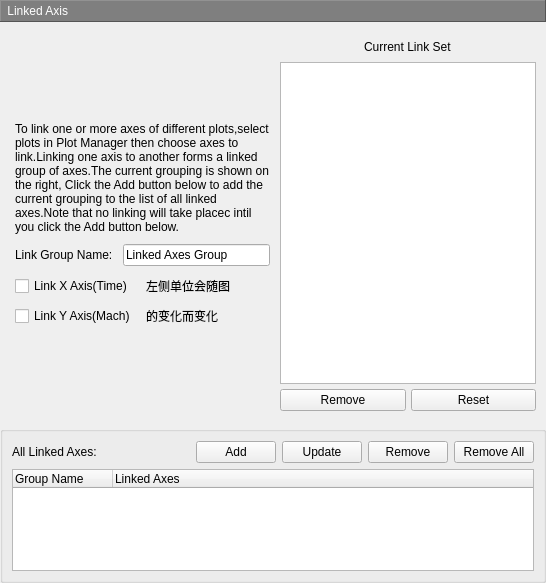
       <widget class="QWidget" name="page_6">
        <layout class="QVBoxLayout" name="verticalLayout_25" stretch="0,5,2">
         <property name="spacing">
          <number>5</number>
         </property>
         <property name="leftMargin">
          <number>0</number>
         </property>
         <property name="topMargin">
          <number>0</number>
         </property>
         <property name="rightMargin">
          <number>0</number>
         </property>
         <property name="bottomMargin">
          <number>0</number>
         </property>
         <item>
          <widget class="QLabel" name="label_169">
           <property name="minimumSize">
            <size>
             <width>0</width>
             <height>22</height>
            </size>
           </property>
           <property name="styleSheet">
            <string notr="true">background-color: rgb(127, 127, 127);
color: rgb(255, 255, 255);</string>
           </property>
           <property name="frameShape">
            <enum>QFrame::Panel</enum>
           </property>
           <property name="frameShadow">
            <enum>QFrame::Raised</enum>
           </property>
           <property name="text">
            <string> Linked Axis</string>
           </property>
          </widget>
         </item>
         <item>
          <layout class="QHBoxLayout" name="horizontalLayout_44" stretch="1,0">
           <property name="leftMargin">
            <number>10</number>
           </property>
           <property name="topMargin">
            <number>10</number>
           </property>
           <property name="rightMargin">
            <number>10</number>
           </property>
           <property name="bottomMargin">
            <number>10</number>
           </property>
           <item>
            <layout class="QVBoxLayout" name="verticalLayout_23">
             <property name="spacing">
              <number>10</number>
             </property>
             <property name="leftMargin">
              <number>5</number>
             </property>
             <property name="topMargin">
              <number>0</number>
             </property>
             <property name="rightMargin">
              <number>5</number>
             </property>
             <property name="bottomMargin">
              <number>0</number>
             </property>
             <item>
              <spacer name="verticalSpacer_19">
               <property name="orientation">
                <enum>Qt::Vertical</enum>
               </property>
               <property name="sizeHint" stdset="0">
                <size>
                 <width>20</width>
                 <height>40</height>
                </size>
               </property>
              </spacer>
             </item>
             <item>
              <widget class="QLabel" name="label_55">
               <property name="text">
                <string>&lt;html&gt;&lt;head/&gt;&lt;body&gt;&lt;p&gt;To link one or more axes of different plots,select plots in Plot Manager then choose axes to link.Linking one axis to another forms a linked group of axes.The current grouping is shown on the right, Click the Add button below to add the current grouping to the list of all linked axes.Note that no linking will take placec intil you click the Add button below.&lt;/p&gt;&lt;/body&gt;&lt;/html&gt;</string>
               </property>
               <property name="wordWrap">
                <bool>true</bool>
               </property>
              </widget>
             </item>
             <item>
              <layout class="QHBoxLayout" name="horizontalLayout_42">
               <item>
                <widget class="QLabel" name="label_54">
                 <property name="text">
                  <string>Link Group Name:</string>
                 </property>
                </widget>
               </item>
               <item>
                <widget class="QLineEdit" name="lineEdit_37">
                 <property name="text">
                  <string>Linked Axes Group</string>
                 </property>
                </widget>
               </item>
              </layout>
             </item>
             <item>
              <layout class="QHBoxLayout" name="horizontalLayout_43">
               <item>
                <layout class="QVBoxLayout" name="verticalLayout_22">
                 <item>
                  <widget class="QCheckBox" name="checkBox_19">
                   <property name="text">
                    <string>Link X Axis(Time)</string>
                   </property>
                  </widget>
                 </item>
                 <item>
                  <widget class="QCheckBox" name="checkBox_20">
                   <property name="text">
                    <string>Link Y Axis(Mach)</string>
                   </property>
                  </widget>
                 </item>
                </layout>
               </item>
               <item>
                <widget class="QLabel" name="label_56">
                 <property name="text">
                  <string>&lt;html&gt;&lt;head/&gt;&lt;body&gt;&lt;p&gt;左侧单位会随图&lt;/p&gt;&lt;p&gt;的变化而变化&lt;/p&gt;&lt;/body&gt;&lt;/html&gt;</string>
                 </property>
                </widget>
               </item>
               <item>
                <spacer name="horizontalSpacer_23">
                 <property name="orientation">
                  <enum>Qt::Horizontal</enum>
                 </property>
                 <property name="sizeHint" stdset="0">
                  <size>
                   <width>40</width>
                   <height>20</height>
                  </size>
                 </property>
                </spacer>
               </item>
              </layout>
             </item>
             <item>
              <spacer name="verticalSpacer_18">
               <property name="orientation">
                <enum>Qt::Vertical</enum>
               </property>
               <property name="sizeHint" stdset="0">
                <size>
                 <width>20</width>
                 <height>40</height>
                </size>
               </property>
              </spacer>
             </item>
            </layout>
           </item>
           <item>
            <layout class="QVBoxLayout" name="verticalLayout_21">
             <item>
              <layout class="QHBoxLayout" name="horizontalLayout_41">
               <item>
                <spacer name="horizontalSpacer_21">
                 <property name="orientation">
                  <enum>Qt::Horizontal</enum>
                 </property>
                 <property name="sizeHint" stdset="0">
                  <size>
                   <width>40</width>
                   <height>20</height>
                  </size>
                 </property>
                </spacer>
               </item>
               <item>
                <widget class="QLabel" name="label_57">
                 <property name="text">
                  <string>Current Link Set</string>
                 </property>
                </widget>
               </item>
               <item>
                <spacer name="horizontalSpacer_22">
                 <property name="orientation">
                  <enum>Qt::Horizontal</enum>
                 </property>
                 <property name="sizeHint" stdset="0">
                  <size>
                   <width>40</width>
                   <height>20</height>
                  </size>
                 </property>
                </spacer>
               </item>
              </layout>
             </item>
             <item>
              <widget class="QListWidget" name="listWidget_3"/>
             </item>
             <item>
              <layout class="QHBoxLayout" name="horizontalLayout_40">
               <item>
                <widget class="QPushButton" name="pushButton_34">
                 <property name="text">
                  <string>Remove</string>
                 </property>
                </widget>
               </item>
               <item>
                <widget class="QPushButton" name="pushButton_35">
                 <property name="text">
                  <string>Reset</string>
                 </property>
                </widget>
               </item>
              </layout>
             </item>
            </layout>
           </item>
          </layout>
         </item>
         <item>
          <widget class="QGroupBox" name="groupBox_15">
           <property name="title">
            <string/>
           </property>
           <layout class="QVBoxLayout" name="verticalLayout_24">
            <item>
             <layout class="QHBoxLayout" name="horizontalLayout_39">
              <item>
               <widget class="QLabel" name="label_53">
                <property name="text">
                 <string>All Linked Axes:</string>
                </property>
               </widget>
              </item>
              <item>
               <spacer name="horizontalSpacer_20">
                <property name="orientation">
                 <enum>Qt::Horizontal</enum>
                </property>
                <property name="sizeHint" stdset="0">
                 <size>
                  <width>40</width>
                  <height>20</height>
                 </size>
                </property>
               </spacer>
              </item>
              <item>
               <widget class="QPushButton" name="pushButton_30">
                <property name="text">
                 <string>Add</string>
                </property>
               </widget>
              </item>
              <item>
               <widget class="QPushButton" name="pushButton_31">
                <property name="text">
                 <string>Update</string>
                </property>
               </widget>
              </item>
              <item>
               <widget class="QPushButton" name="pushButton_32">
                <property name="text">
                 <string>Remove</string>
                </property>
               </widget>
              </item>
              <item>
               <widget class="QPushButton" name="pushButton_33">
                <property name="text">
                 <string>Remove All</string>
                </property>
               </widget>
              </item>
             </layout>
            </item>
            <item>
             <widget class="QTreeWidget" name="treeWidget_5">
              <column>
               <property name="text">
                <string>Group Name</string>
               </property>
              </column>
              <column>
               <property name="text">
                <string>Linked Axes</string>
               </property>
              </column>
              <column>
               <property name="text">
                <string/>
               </property>
              </column>
             </widget>
            </item>
           </layout>
          </widget>
         </item>
        </layout>
       </widget>
